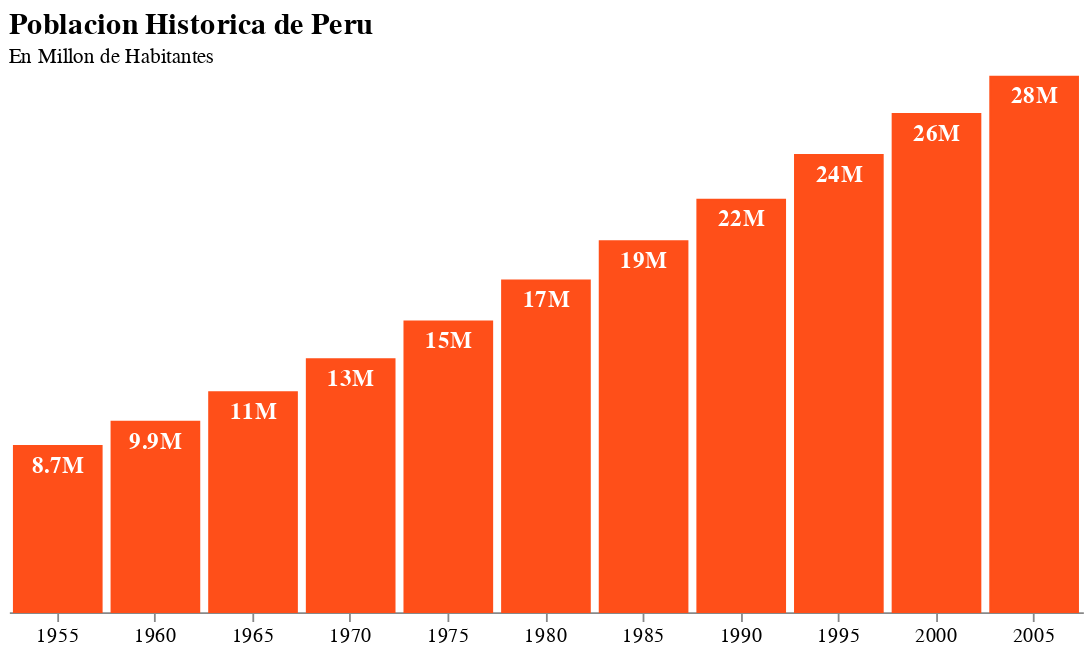

Write notebook code for a chart like this one.
### Code cell
(barra+texto).properties(
    title ={
    "text": [f"Poblacion Historica de {pais}"], 
    "subtitle": ["En Millon de Habitantes"]
    }, ##con f se agraga la variable a string
    width = 600, # configurar el ancho en pixeles
).configure_title(
    fontSize = 17, 
    anchor = 'start'
).configure_view(
    strokeWidth=0)

### Figure 1 — Vega-Lite specification as saved in the notebook (floating-point values rounded to 4 significant figures)
{"config": {"view": {"continuousWidth": 400, "continuousHeight": 300, "strokeWidth": 0}, "title": {"anchor": "start", "fontSize": 17}}, "layer": [{"mark": {"type": "bar", "color": "#ff4f19", "stroke": "#ff4f19"}, "encoding": {"x": {"type": "ordinal", "axis": {"labelAngle": 0, "labelFontSize": 11}, "field": "year", "title": ""}, "y": {"type": "quantitative", "axis": null, "field": "pop", "title": ""}}}, {"mark": {"type": "text", "align": "center", "baseline": "top", "color": "white", "dy": 5, "fontWeight": "bold", "size": 13}, "encoding": {"text": {"type": "quantitative", "field": "pop", "format": ".2s"}, "x": {"type": "ordinal", "axis": {"labelAngle": 0, "labelFontSize": 11}, "field": "year", "title": ""}, "y": {"type": "quantitative", "axis": null, "field": "pop", "title": ""}}}], "data": {"name": "data-039d72737d678ea4f743cc3d7515dffe"}, "title": {"text": ["Poblacion Historica de Peru"], "subtitle": ["En Millon de Habitantes"]}, "width": 600, "$schema": "https://vega.github.io/schema/vega-lite/v4.8.1.json", "datasets": {"data-039d72737d678ea4f743cc3d7515dffe": [{"year": 1955, "country": "Peru", "cluster": 3, "pop": 8671500, "life_expect": 46.26, "fertility": 6.853}, {"year": 1960, "country": "Peru", "cluster": 3, "pop": 9931000, "life_expect": 49.1, "fertility": 6.853}, {"year": 1965, "country": "Peru", "cluster": 3, "pop": 11467300, "life_expect": 51.45, "fertility": 6.56}, {"year": 1970, "country": "Peru", "cluster": 3, "pop": 13192800, "life_expect": 55.45, "fertility": 6.0}, {"year": 1975, "country": "Peru", "cluster": 3, "pop": 15161199, "life_expect": 58.45, "fertility": 5.378}, {"year": 1980, "country": "Peru", "cluster": 3, "pop": 17295298, "life_expect": 61.41, "fertility": 4.65}, {"year": 1985, "country": "Peru", "cluster": 3, "pop": 19348926, "life_expect": 64.13, "fertility": 4.1}, {"year": 1990, "country": "Peru", "cluster": 3, "pop": 21511443, "life_expect": 66.46, "fertility": 3.7}, {"year": 1995, "country": "Peru", "cluster": 3, "pop": 23846388, "life_expect": 68.39, "fertility": 3.099}, {"year": 2000, "country": "Peru", "cluster": 3, "pop": 25979722, "life_expect": 69.91, "fertility": 2.7}, {"year": 2005, "country": "Peru", "cluster": 3, "pop": 27925628, "life_expect": 71.42, "fertility": 2.506}]}}
